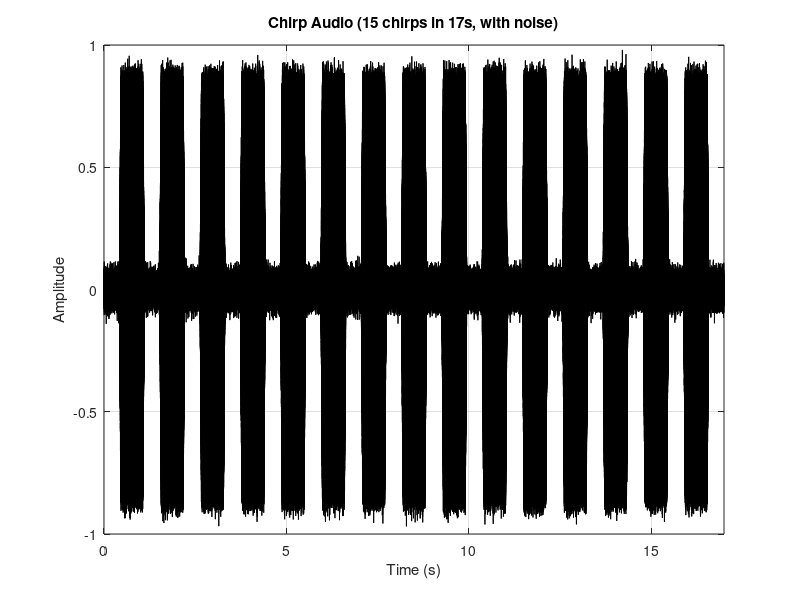

Reproduce this figure in MATLAB.
% Parameters
audioLen = 17;          % total length (seconds)
nChirps = 15;            % number of chirps
chirp_dur = nChirps / audioLen - 0.2;        % duration of each chirp (seconds)
fs = 16000;             % sample rate
noise_level = 0.02;     % background noise amplitude

f_start = 400;          % chirp start freq (Hz)
f_end   = 4000;         % chirp end freq (Hz)
fadeDur = 0.04;         % fade in/out (seconds)
fadeSamp = round(fadeDur * fs);

% --- 1. Make background noise
audio = noise_level * randn(audioLen*fs, 1);

% --- 2. Insert chirps at regular intervals
chirp_gap = (audioLen - nChirps*chirp_dur)/(nChirps+1); % sec between chirps
chirp_onsets = round( (chirp_gap + (0:(nChirps-1)) * (chirp_dur + chirp_gap)) * fs ) + 1;
chirp_samps = round(chirp_dur * fs);
for k = 1:nChirps
    t = (0:chirp_samps-1)'/fs;
    w = chirp(t, f_start, chirp_dur, f_end, 'linear');   % w is a column
    w = 0.5 * w;                                         % scale

    fadeSamp_chirp = min(round(fadeDur*fs), length(w));
    fadein = linspace(0,1,fadeSamp_chirp)';              % also column
    fadeout = linspace(1,0,fadeSamp_chirp)';             % also column
    w(1:fadeSamp_chirp) = w(1:fadeSamp_chirp) .* fadein;
    w(end-fadeSamp_chirp+1:end) = w(end-fadeSamp_chirp+1:end) .* fadeout;

    idx1 = chirp_onsets(k);
    idx2 = min(idx1 + chirp_samps - 1, audioLen*fs);
    len = idx2 - idx1 + 1;
    audio(idx1:idx2) = audio(idx1:idx2) + w(1:len);
end

% --- 3. Normalize to avoid clipping
audio = audio / max(abs(audio)) * 0.98;

% --- 4. Save
outdir = fullfile(pwd, 'project', 'stimulus', 'audio_files');
if ~exist(outdir, 'dir'), mkdir(outdir); end

outfile = fullfile(outdir, ...
    sprintf('chirpNoise_%dchirps_%.2fsDur_%dHz-%dHz_%ds.wav', ...
        nChirps, chirp_dur, round(f_start), round(f_end), audioLen));

audiowrite(outfile, audio, fs);

% --- 5. Plot
t_full = (0:length(audio)-1)/fs;
figure; plot(t_full, audio, 'k');
xlabel('Time (s)'); ylabel('Amplitude');
title(sprintf('Chirp Audio (%d chirps in %ds, with noise)', nChirps, audioLen));
xlim([0 audioLen]); grid on;

% --- 6. Play
% sound(audio, fs)
fprintf('Audio file saved to: %s\n', outfile);
